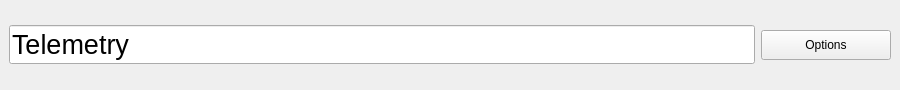
<?xml version="1.0" encoding="UTF-8"?>
<ui version="4.0">
 <class>TelemetryDockWidget</class>
 <widget class="QDockWidget" name="TelemetryDockWidget">
  <property name="geometry">
   <rect>
    <x>0</x>
    <y>0</y>
    <width>900</width>
    <height>90</height>
   </rect>
  </property>
  <property name="minimumSize">
   <size>
    <width>900</width>
    <height>90</height>
   </size>
  </property>
  <property name="maximumSize">
   <size>
    <width>524287</width>
    <height>90</height>
   </size>
  </property>
  <property name="features">
   <set>QDockWidget::NoDockWidgetFeatures</set>
  </property>
  <property name="allowedAreas">
   <set>Qt::TopDockWidgetArea</set>
  </property>
  <property name="windowTitle">
   <string/>
  </property>
  <widget class="QWidget" name="dockWidgetContents">
   <layout class="QHBoxLayout" name="horizontalLayout">
    <item>
     <widget class="QLineEdit" name="lineEdit">
      <property name="font">
       <font>
        <pointsize>20</pointsize>
       </font>
      </property>
      <property name="text">
       <string>Telemetry</string>
      </property>
      <property name="readOnly">
       <bool>true</bool>
      </property>
     </widget>
    </item>
    <item>
     <widget class="QPushButton" name="buttonOptions">
      <property name="minimumSize">
       <size>
        <width>130</width>
        <height>30</height>
       </size>
      </property>
      <property name="maximumSize">
       <size>
        <width>130</width>
        <height>30</height>
       </size>
      </property>
      <property name="text">
       <string>Options</string>
      </property>
      <property name="icon">
       <iconset resource="../../resources.qrc">
        <normaloff>:/Icons/Icons/configuration21.png</normaloff>:/Icons/Icons/configuration21.png</iconset>
      </property>
     </widget>
    </item>
   </layout>
  </widget>
 </widget>
 <resources>
  <include location="../../resources.qrc"/>
 </resources>
 <connections/>
</ui>
